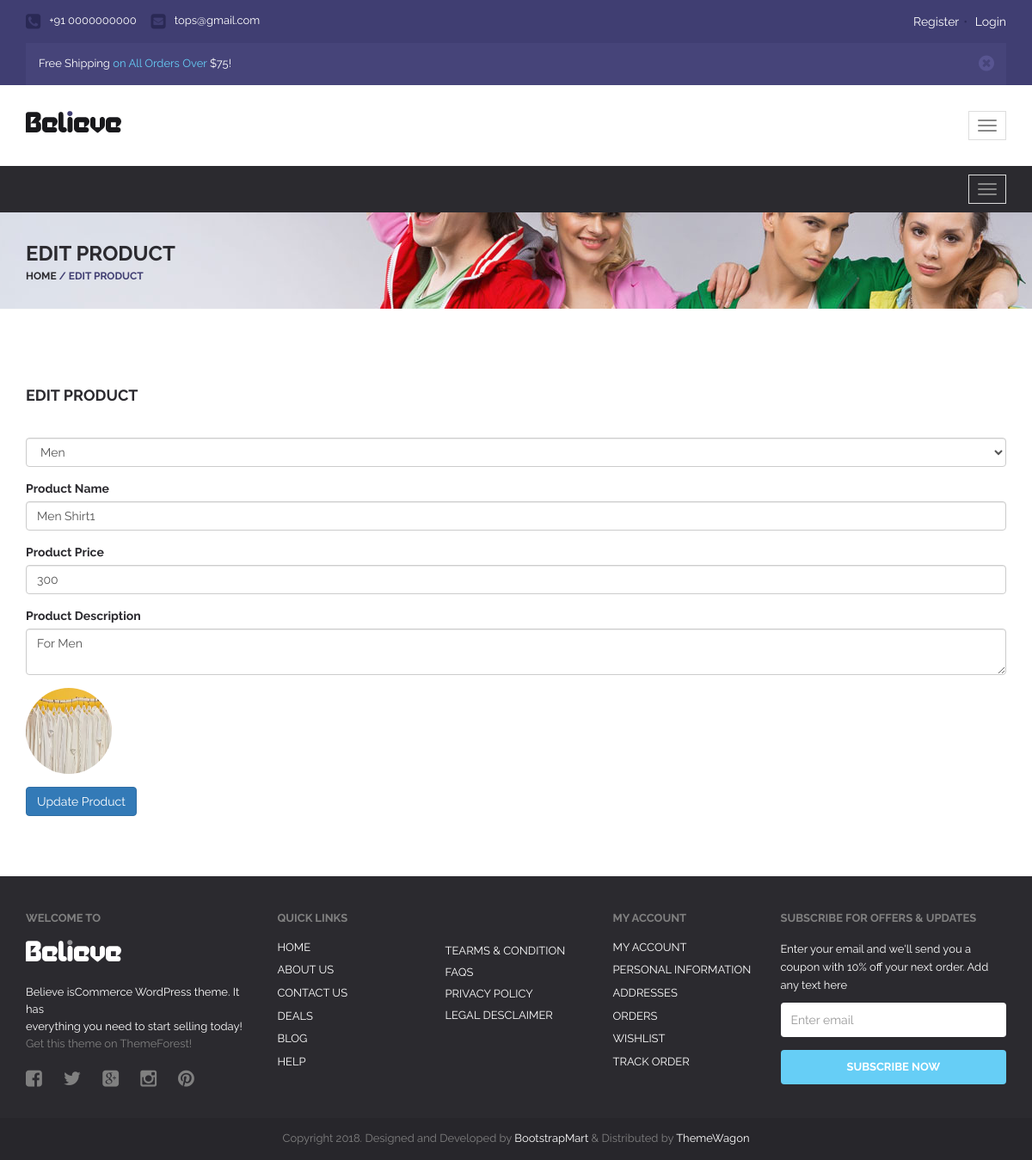
The page /seller-product-edit/9/ on the database its author committed.
### myapp/models.py (models this page shows, shortened)
class Product(models.Model):
	category=(
			('Men','Men'),
			('Women','Women'),
			('Kids','Kids'),
		)
	seller=models.ForeignKey(User,on_delete=models.CASCADE)
	product_name=models.CharField(max_length=100)
	product_category=models.CharField(max_length=100,choices=category)
	product_price=models.PositiveIntegerField()
	product_desc=models.TextField()
	product_image=models.ImageField(upload_to="product_image/")

### myapp/views.py (the view)
# urls.py: path('seller-product-edit/<int:pk>/',views.seller_product_edit,name='seller-product-edit'),
def seller_product_edit(request,pk):
	product=Product.objects.get(pk=pk)
	if request.method=="POST":
		product.product_category=request.POST['product_category']
		product.product_name=request.POST['product_name']
		product.product_price=request.POST['product_price']
		product.product_desc=request.POST['product_desc']
		try:
			product.product_image=request.FILES['product_image']
		except:
			pass
		product.save()
		msg='Product Updated Successfully'
		return render(request,'seller-product-edit.html',{'product':product , 'msg':msg})
	else:
		return render(request,'seller-product-edit.html',{'product':product})

### myapp/templates/seller-product-edit.html (shortened to what this page needs)
{% extends 'seller-header.html' %}
{% block content %}
{% load static %}
<!DOCTYPE html>
<html lang="en">
  <head>
  </head>
  <body>
      <div id="wrapper" class="homepage-1">
          <div id="content">
              <div class="page-title">
                  <div class="container">
                      <div class="page-title-inner">
                          <h3>Edit Product</h3>
                          <div class="breadcumb"> <a href="">Home</a><span> / </span><span>Edit Product</span></div>
                      </div>
                  </div>
              </div>
              <div class="about-page">
                  <div class="container">
                      <div class="row">
                          <div class="col-md-12 ct-form">
                              <h3>Edit Product</h3>
                              <form class="Edit-Product" action="{% url 'seller-product-edit' pk=product.pk %}" method="post" enctype="multipart/form-data">
                                <div class="form-group">
                                      <select class="form-control" name="product_category">
                               {% if product.product_category == "Men" %}
                                        <option value="Men" selected>Men</option>
                               {% elif product.product_category == "Women" %}
                               <option>Select category</option>
                                        <option value="Men">Men</option>
                                        <option value="Women" selected>Women</option>
                                        <option value="kids">Kids</option>
                               {% elif product.product_category == "kids" %}
                                        <option>Select category</option>
                                        <option value="Men">Men</option>
                                        <option value="Women">Women</option>
                                        <option value="kids" selected>Kids</option>
                                {% endif %}
                                      </select>
                                  </div>
                                  <div class="form-group">
                                      <label for="cf_name">Product Name</label>
                                      <input type="text" class="form-control" name="product_name" id="cf_name" value="{{product.product_name}}">
                                  </div>
                                  <div class="form-group">
                                      <label for="cf_name">Product Price</label>
                                      <input type="text" class="form-control" name="product_price" id="cl_name" value="{{product.product_price}}">
                                  </div>
                                  <div class="form-group">
                                      <label for="cf_message">Product Description</label>
                                      <textarea class="form-control" name="product_desc" id="cf_message">{{product.product_desc}}</textarea>
                                  </div>
                                  <div class="form-group">
                                      <img src="{{product.product_image.url}}" style="width: 100px; height: 100px; border-radius: 50%;">
                                  </div>
                                  <button type="submit" class="btn btn-primary">Update Product</button>
                              </form>
                          </div>
                      </div>
                  </div>
              </div>
          </div>
      </div>
  </body>
</html>
{% endblock %}

### rows shown on the page
Product: product_category "Men", product_name "Men Shirt1", product_price "300", product_desc "For Men", product_image (picture)
